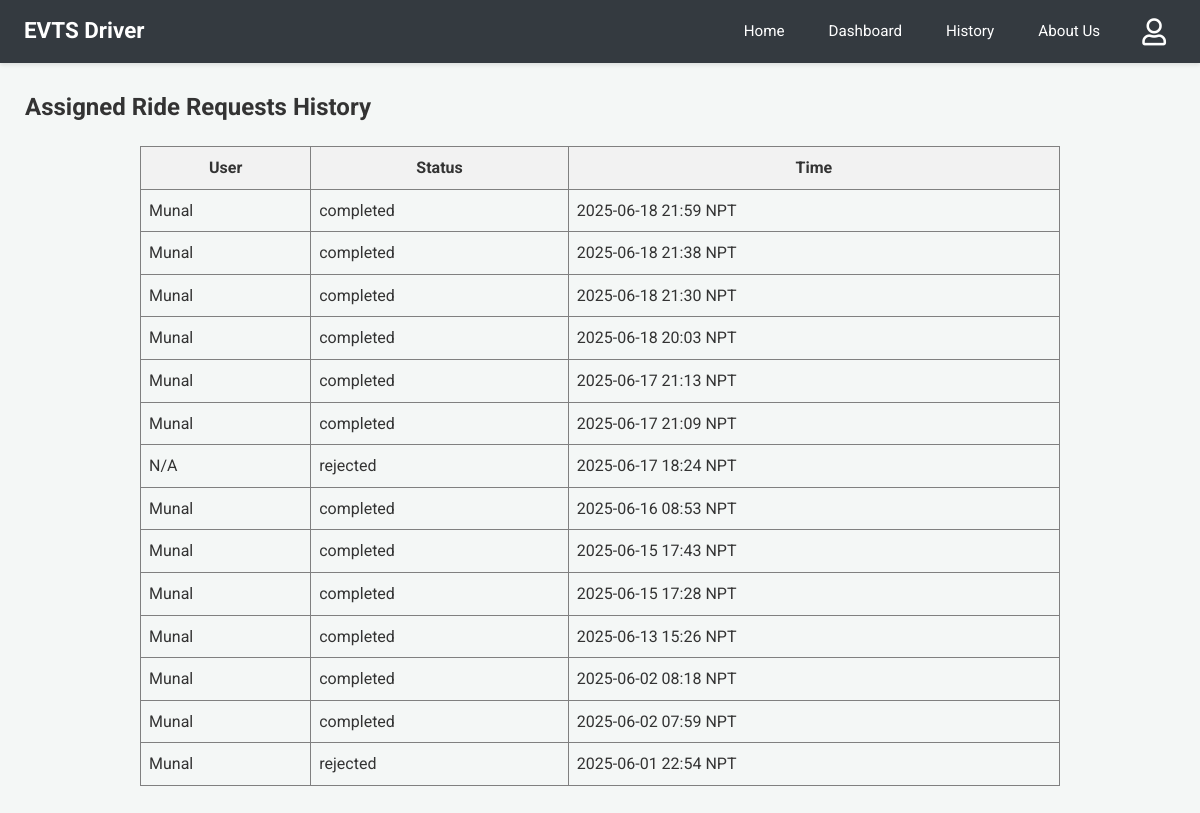
The page /driver-history (signed in) on the database its author committed.
### app.py (models this page shows)
class User(db.Model):
    email = db.Column(db.String(120), primary_key=True)
    name = db.Column(db.String(100))
    phone = db.Column(db.String(15))
    password = db.Column(db.String(100))
    latitude = db.Column(db.Float, nullable=True)
    longitude = db.Column(db.Float, nullable=True)

class RideRequest(db.Model):
    __tablename__ = 'ride_request'
    id = db.Column(db.Integer, primary_key=True)
    user_email = db.Column(db.String(100), nullable=False)
    driver_email = db.Column(db.String(100), nullable=False)
    user_latitude_at_request = db.Column(db.Float, nullable=True)
    user_longitude_at_request = db.Column(db.Float, nullable=True)
    timestamp = db.Column(db.DateTime, default=lambda: datetime.now(timezone.utc))
    status = db.Column(db.String(20), default='Pending')

### app.py (the view)
@app.route('/driver-history')
@login_required_driver
def driver_history():
    reqs_db = RideRequest.query.filter_by(driver_email=session['driver']).order_by(RideRequest.timestamp.desc()).all()
    s_reqs = [{'user_name': (User.query.get(r.user_email).name or r.user_email if User.query.get(r.user_email) else "N/A"),
               'status': r.status, 'timestamp': format_datetime_npt(r.timestamp)} for r in reqs_db]
    response = make_response(render_template('driver_history.html', requests=s_reqs))
    return add_no_cache_to_response(response)

### app.py (called while the page is built)
def format_datetime_npt(dt_utc):
    if dt_utc is None: return "N/A"
    if dt_utc.tzinfo is None or dt_utc.tzinfo.utcoffset(dt_utc) is None:
        dt_utc = dt_utc.replace(tzinfo=timezone.utc)
    else:
        dt_utc = dt_utc.astimezone(timezone.utc)
    dt_npt = dt_utc.astimezone(NPT)
    return dt_npt.strftime('%Y-%m-%d %H:%M NPT')

def login_required_driver(f):
    @wraps(f)
    def decorated_function(*args, **kwargs):
        if 'driver' not in session:
            return redirect(url_for('login', next=request.url))
        return f(*args, **kwargs)
    return decorated_function

def add_no_cache_to_response(response):
    response.headers["Cache-Control"] = "no-cache, no-store, must-revalidate, public, max-age=0"
    response.headers["Pragma"] = "no-cache"
    response.headers["Expires"] = "0"
    return response

### templates/driver_history.html
{% extends 'driver_base.html' %}
{% block content %}
<h2>Assigned Ride Requests History</h2>
{% if requests %}
<table border="1" cellpadding="8" cellspacing="0" style="border-collapse: collapse; width: 80%; margin: 20px auto;">
  <thead>
    <tr style="background-color: #f2f2f2;">
      <th>User</th>
      <th>Status</th>
      <th>Time</th>
    </tr>
  </thead>
  <tbody>
  {% for req in requests %}
  <tr>
    <td>{{ req.user_name }}</td>
    <td>{{ req.status }}</td>
    <td>{{ req.timestamp }}</td>
  </tr>
  {% endfor %}
  </tbody>
</table>
{% else %}
<p>You have no assigned ride request history.</p>
{% endif %}
{% endblock %}

### static/css/dashboard_styles.css (style rules this page uses)
body { font-family: 'Roboto', 'Segoe UI', Tahoma, Geneva, Verdana, sans-serif; margin: 0; background-color: #f4f7f6; color: #333; line-height: 1.6; }
.dashboard-content h2, .dashboard-content h3, .dashboard-content h4 { color: #333; margin-top: 0; }

### rows shown on the page
User: user_name "Munal" "Munal" "Munal" "Munal" "Munal" "Munal" "Munal" "Munal" "Munal" "Munal" "Munal" "Munal" "Munal"
RideRequest: status "completed"
RideRequest: status "completed"
RideRequest: status "completed"
RideRequest: status "completed"
RideRequest: status "completed"
RideRequest: status "completed"
RideRequest: user_name "N/A", status "rejected", timestamp "2025-06-17 18:24 NPT"
RideRequest: status "completed"
RideRequest: status "completed"
RideRequest: status "completed"
RideRequest: status "completed"
RideRequest: status "completed"
RideRequest: status "completed"
RideRequest: status "rejected"

### other values the page prints
{{ req.timestamp }} "2025-06-18 21:59 NPT" "2025-06-18 21:38 NPT" "2025-06-18 21:30 NPT" "2025-06-18 20:03 NPT" "2025-06-17 21:13 NPT" "2025-06-17 21:09 NPT" "2025-06-16 08:53 NPT" "2025-06-15 17:43 NPT" "2025-06-15 17:28 NPT" "2025-06-13 15:26 NPT" "2025-06-02 08:18 NPT" "2025-06-02 07:59 NPT" "2025-06-01 22:54 NPT"
